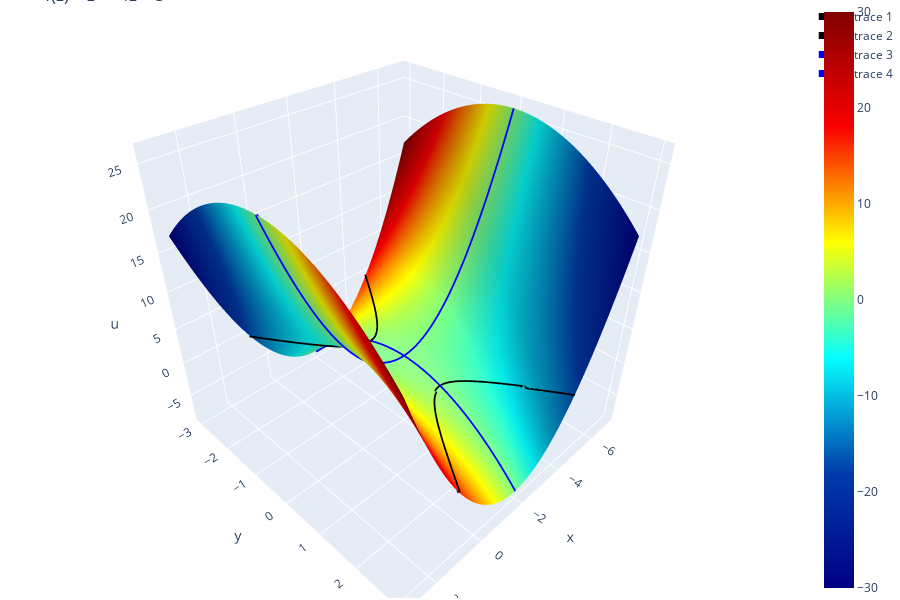

Notebook source saved alongside this figure:
### Code cell
# Definindo os valores x, y e u
x = np.linspace(-7, 3, 100)
y = np.linspace(-3, 3, 100)
X, Y = np.meshgrid(x, y)
u = X**2 + 4 * X + 5 - Y**2
v = 2 * X * Y + 4 * Y

# Intervalo de X para Re(z) = 0
x1 = np.linspace(-2 - 2 * sqrt(2), -2 + 2 * sqrt(2), 100)
y1 = np.sqrt(x1**2 + 4 * x1 + 5)
y2 = -y1


fig = go.Figure()

# Superficie
fig.add_surface(x=X, y=Y, z=u, surfacecolor=v, colorscale="jet")

# Linhas para Re(z) = 0
fig.add_scatter3d(x=x1, y=y1, z=y1 - y1, mode="lines", line=dict(color="black",colorscale='blackbody', width=7))
fig.add_scatter3d(x=x1, y=y2, z=y1 - y1, mode="lines", line=dict(color="black",colorscale='blackbody', width=7))

# Para Im(z) = 0
  # y = 0
fig.add_scatter3d(x=x, y=y1 + y2, z=(x**2 + 4 * x + 5), mode="lines", line=dict(color="blue",colorscale='blackbody', width=7))
  # x = -2
fig.add_scatter3d(x=x - x - 2, y=y, z=-y**2 + 1, mode="lines", line=dict(color="blue",colorscale='blackbody', width=7))

fig.update_layout(title='f(z) = z\u00b2 + 4z + 5', autosize=False,
                  scene=dict(
                  xaxis_title="x",
                  yaxis_title="y",
                  zaxis_title="u"),
                  margin=dict(
                    l=10, r=10, b=2, t=2
                  ),
                  width=900, height=600)

fig.show()
